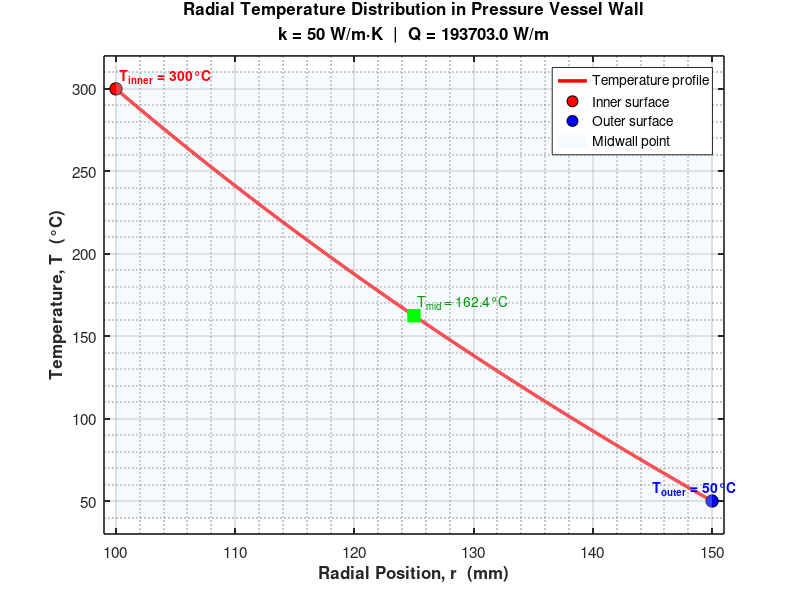

The MATLAB source for this figure:
% =========================================================
%  SCRIPT 1: Radial Heat Conduction Through Vessel Wall
%  Subject:  Thermodynamics
%  Theory:   Fourier's Law for cylindrical geometry
%            Q = 2*pi*k*L*(T_inner - T_outer) / ln(r_o/r_i)
%            T(r) = T_inner - Q/(2*pi*k*L) * ln(r/r_i)
% =========================================================

clc; clear; close all;

fprintf('==============================================\n');
fprintf('  SCRIPT 1: Thermal Analysis\n');
fprintf('==============================================\n\n');

% ---------- Material & Geometry Parameters ----------
r_i  = 0.10;          % Inner radius (m)
r_o  = 0.15;          % Outer radius (m)
k    = 50;            % Thermal conductivity of steel (W/m·K)
L    = 1;             % Unit length of vessel (m)
T_i  = 300;           % Inner wall temperature (°C)
T_o  = 50;            % Outer wall temperature (°C)

% ---------- Radial Discretisation ----------
r = linspace(r_i, r_o, 500);   % 500 points across wall

% ---------- Heat Flow Rate (per unit length) ----------
Q = 2 * pi * k * L * (T_i - T_o) / log(r_o / r_i);   % W/m

% ---------- Temperature Distribution ----------
T = T_i - (Q / (2 * pi * k * L)) .* log(r / r_i);    % °C

% ---------- Results ----------
fprintf('Inner radius      : %.3f m\n', r_i);
fprintf('Outer radius      : %.3f m\n', r_o);
fprintf('Wall thickness    : %.3f m\n', r_o - r_i);
fprintf('Inner temperature : %.1f °C\n', T_i);
fprintf('Outer temperature : %.1f °C\n', T_o);
fprintf('Heat flux (Q/L)   : %.2f W/m\n', Q);
fprintf('\nTemperature at midwall (r = %.3f m): %.2f °C\n', ...
        (r_i+r_o)/2, interp1(r, T, (r_i+r_o)/2));

% ---------- Plot ----------
figure('Name','Script 1 – Heat Conduction','NumberTitle','off', ...
       'Color','white','Position',[100 100 700 480]);

plot(r*1000, T, 'r-', 'LineWidth', 2.5);
hold on;

% Mark inner and outer surfaces
plot(r_i*1000, T_i, 'ko', 'MarkerFaceColor','r', 'MarkerSize', 9);
plot(r_o*1000, T_o, 'ko', 'MarkerFaceColor','b', 'MarkerSize', 9);

% Shade the wall region
patch([r_i r_o r_o r_i]*1000, [min(T)-10 min(T)-10 max(T)+10 max(T)+10], ...
      [0.85 0.92 1.0], 'FaceAlpha', 0.25, 'EdgeColor','none');

% Midwall marker
r_mid = (r_i + r_o) / 2;
T_mid = interp1(r, T, r_mid);
plot(r_mid*1000, T_mid, 'gs', 'MarkerFaceColor','g', 'MarkerSize', 9);

% Labels
text(r_i*1000+0.3, T_i+8, sprintf('T_{inner} = %.0f°C', T_i), ...
     'FontSize',10,'Color','r','FontWeight','bold');
text(r_o*1000-5,   T_o+8, sprintf('T_{outer} = %.0f°C', T_o), ...
     'FontSize',10,'Color','b','FontWeight','bold');
text(r_mid*1000+0.3, T_mid+8, sprintf('T_{mid} = %.1f°C', T_mid), ...
     'FontSize',10,'Color',[0 0.6 0]);

xlabel('Radial Position, r  (mm)', 'FontSize', 12, 'FontWeight','bold');
ylabel('Temperature, T  (°C)',     'FontSize', 12, 'FontWeight','bold');
title({'Radial Temperature Distribution in Pressure Vessel Wall'; ...
       sprintf('k = %d W/m·K  |  Q = %.1f W/m', k, Q)}, ...
      'FontSize', 13, 'FontWeight','bold');

legend('Temperature profile','Inner surface','Outer surface','Midwall point', ...
       'Location','northeast','FontSize',10);
grid on; grid minor;
xlim([r_i*1000 - 1,  r_o*1000 + 1]);
ylim([T_o - 20,      T_i + 20]);

set(gca,'FontSize',11,'LineWidth',1.2);
box on;

fprintf('\n[Script 1 complete] Temperature profile plotted.\n');
